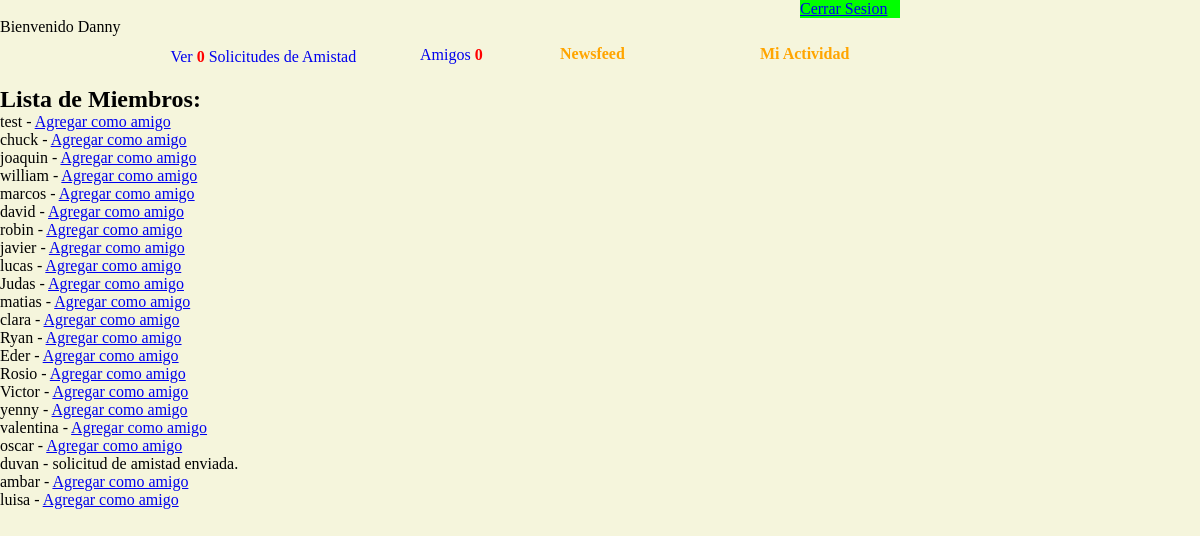
Page /index.php (signed in) on the committed database.
### tables this page shows
CREATE TABLE IF NOT EXISTS `site_members` (
  `id` int(11) NOT NULL AUTO_INCREMENT,
  `username` varchar(255) NOT NULL,
  `password` varchar(11) NOT NULL,
  `fotoperfil` varchar(255) NOT NULL,
  `fotoportada` varchar(255) NOT NULL,
  PRIMARY KEY (`id`)
);

### conexionamigos.php (the view, shortened to what this page needs)
<?php
@$session = $_SESSION["logged"];
 echo  "<link rel='stylesheet' href='css/estilo.css' /> ";
 echo  '<link rel="stylesheet" href="css/ventanamodal.css" />';
Class Solicitudamistad
{
function nombreusuario ()
{
   global $session;
   $consulta =" SELECT username FROM site_members  WHERE id = ' ".$session." ' ";
   $query = mysql_query($consulta);
   $rows = mysql_num_rows($query);
   if ($rows > 0)
   {
         while ($fila = mysql_fetch_array( $query) )
	       {
		        echo "Bienvenido ". $fila[ 'username' ];
		   }
   }
}
function contarsolicitud()
{
	global $session;
	$consulta = " SELECT count(*) sender
                  FROM friendship_requests
                  WHERE recipient = '".$session."'
	            ";
	$query = mysql_query($consulta);
	$row = mysql_num_rows($query);
    if($row > 0)
	{
		while($fila = mysql_fetch_array($query))
		{
		 echo	"<a  style=' position:absolute; margin:30px 0px 0px 50px; text-decoration:none; '  href='aceptaramigos.php'>";
		 echo   " <span>Ver</span> <strong style='color:red;'>".$fila['sender']."</strong> <span> Solicitudes de Amistad </span> </a> <br /> ";
		}
	}
}
function listarmiembros ()
 {
  global $session;
  echo "<h2 style='postion:relative; margin-top:50px; '>Lista de Miembros:</h2>";
  $query = mysql_query("SELECT * FROM site_members  WHERE id != '" .$session. "'");
  while($row = mysql_fetch_array($query))
  {
    $yaamigo = false;
    echo @$row["username"];
    $_query = mysql_query("SELECT * FROM friendship_requests WHERE sender = '" .$session. "' AND recipient = '" .$row["id"]. "'");
    if(mysql_num_rows($_query) > 0)
	{
       echo " - solicitud de amistad enviada.";
    }
	elseif($yaamigo == false )
	     {
            echo " - <a href=\"".$_SERVER["PHP_SELF"]."?add=".$row["id"]. "\">Agregar como amigo</a>";
         }
	    else {
               echo " - Ya son amigos.";
              }
	 }
}
function contaramigos ()
{
	global $session;
	$consultaconteo = "SELECT count(*) amigos
	                   FROM amigos
	                   WHERE usuario = '".$session."' ";
	$queryconteoamigos = mysql_query($consultaconteo);
    $rowconteo = mysql_num_rows($queryconteoamigos);
	if($rowconteo > 0 )
	{
		while ($filasconteoamigos = mysql_fetch_assoc ($queryconteoamigos))
		{
		echo "<p  style='text-decoration:none;  position:absolute;   margin:10px 0px 0px 370px '>";
	     echo	"<a  style=' position:relative; margin:20px 0px 0px 50px; text-decoration:none; '  href='veramigos.php'>";
		 echo   " <span>Amigos</span> <strong style='color:red;'>".$filasconteoamigos['amigos']."</strong>  </a> <br / > </p>  ";
		}
	}
}
}
?>

### css/ventanamodal.css (style rules this page uses)
* { margin: 0; padding: 0; }

### rows in the picture
site_members: username "Danny"
site_members: username "test"
site_members: username "chuck"
site_members: username "joaquin"
site_members: username "william"
site_members: username "marcos"
site_members: username "david"
site_members: username "robin"
site_members: username "javier"
site_members: username "lucas"
site_members: username "Judas"
site_members: username "matias"
site_members: username "clara"
site_members: username "Ryan"
site_members: username "Eder"
site_members: username "Rosio"
site_members: username "Victor"
site_members: username "yenny"
site_members: username "valentina"
site_members: username "oscar"
site_members: username "duvan", shows "- solicitud de amistad enviada."
site_members: username "ambar"
site_members: username "luisa"

### other values in the picture
$fila['sender'] "0"
$filasconteoamigos['amigos'] "0"
